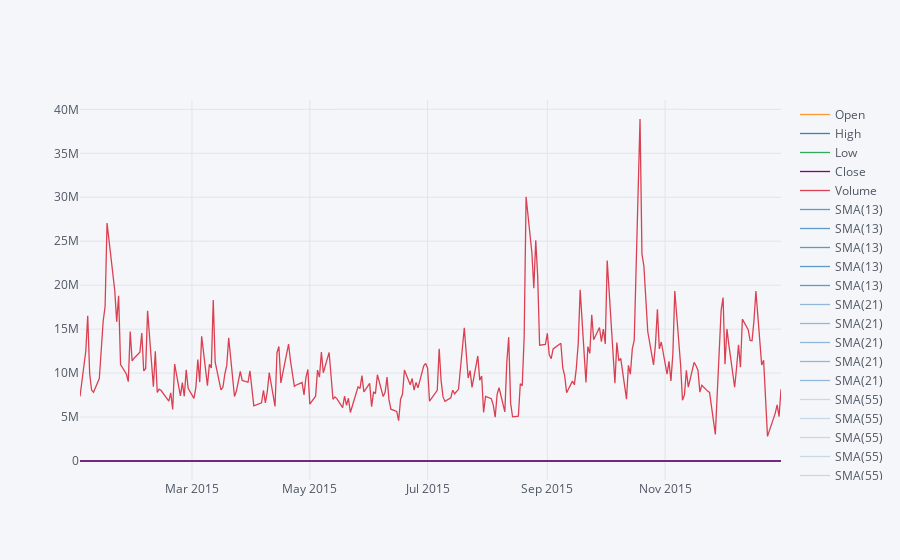

Write notebook code for a chart like this one.
### Markdown cell above
** Use .ta_plot(study='sma') to create a Simple Moving Averages plot of Morgan Stanley for the year 2015.**

### Code cell
df['MS']['Close']['2015-01-01':'2015-12-31'].ta_plot(study='sma', periods=[13, 21, 55])

### Figure 1 — Plotly figure (JSON) as saved in the notebook; plotly's stock layout.template omitted (floating-point values rounded to 4 significant figures; data arrays with more than 128 entries replaced by an {"elided": "..."} marker saying what was removed)
{"data": [{"name": "Open", "text": "", "mode": "lines", "y": {"elided": "252 float values"}, "x": {"elided": "252 str values"}, "line": {"color": "rgba(255, 153, 51, 1.0)", "dash": "solid", "shape": "linear", "width": 1.3}, "type": "scatter"}, {"name": "High", "text": "", "mode": "lines", "y": {"elided": "252 float values"}, "x": {"elided": "252 str values"}, "line": {"color": "rgba(55, 128, 191, 1.0)", "dash": "solid", "shape": "linear", "width": 1.3}, "type": "scatter"}, {"name": "Low", "text": "", "mode": "lines", "y": {"elided": "252 float values"}, "x": {"elided": "252 str values"}, "line": {"color": "rgba(50, 171, 96, 1.0)", "dash": "solid", "shape": "linear", "width": 1.3}, "type": "scatter"}, {"name": "Close", "text": "", "mode": "lines", "y": {"elided": "252 float values"}, "x": {"elided": "252 str values"}, "line": {"color": "rgba(128, 0, 128, 1.0)", "dash": "solid", "shape": "linear", "width": 1.3}, "type": "scatter"}, {"name": "Volume", "text": "", "mode": "lines", "y": {"elided": "252 int values"}, "x": {"elided": "252 str values"}, "line": {"color": "rgba(219, 64, 82, 1.0)", "dash": "solid", "shape": "linear", "width": 1.3}, "type": "scatter"}, {"name": "SMA(13)", "text": "", "mode": "lines", "y": {"elided": "252x5 mixed values"}, "x": {"elided": "252 str values"}, "line": {"color": "rgba(55, 128, 191, 0.7866666666666666)", "dash": "solid", "shape": "linear", "width": 1.3}, "type": "scatter"}, {"name": "SMA(13)", "text": "", "mode": "lines", "y": {"elided": "252x5 mixed values"}, "x": {"elided": "252 str values"}, "line": {"color": "rgba(55, 128, 191, 0.7866666666666666)", "dash": "solid", "shape": "linear", "width": 1.3}, "type": "scatter"}, {"name": "SMA(13)", "text": "", "mode": "lines", "y": {"elided": "252x5 mixed values"}, "x": {"elided": "252 str values"}, "line": {"color": "rgba(55, 128, 191, 0.7866666666666666)", "dash": "solid", "shape": "linear", "width": 1.3}, "type": "scatter"}, {"name": "SMA(13)", "text": "", "mode": "lines", "y": {"elided": "252x5 mixed values"}, "x": {"elided": "252 str values"}, "line": {"color": "rgba(55, 128, 191, 0.7866666666666666)", "dash": "solid", "shape": "linear", "width": 1.3}, "type": "scatter"}, {"name": "SMA(13)", "text": "", "mode": "lines", "y": {"elided": "252x5 mixed values"}, "x": {"elided": "252 str values"}, "line": {"color": "rgba(55, 128, 191, 0.7866666666666666)", "dash": "solid", "shape": "linear", "width": 1.3}, "type": "scatter"}, {"name": "SMA(21)", "text": "", "mode": "lines", "y": {"elided": "252x5 mixed values"}, "x": {"elided": "252 str values"}, "line": {"color": "rgba(55, 128, 191, 0.5199999999999998)", "dash": "solid", "shape": "linear", "width": 1.3}, "type": "scatter"}, {"name": "SMA(21)", "text": "", "mode": "lines", "y": {"elided": "252x5 mixed values"}, "x": {"elided": "252 str values"}, "line": {"color": "rgba(55, 128, 191, 0.5199999999999998)", "dash": "solid", "shape": "linear", "width": 1.3}, "type": "scatter"}, {"name": "SMA(21)", "text": "", "mode": "lines", "y": {"elided": "252x5 mixed values"}, "x": {"elided": "252 str values"}, "line": {"color": "rgba(55, 128, 191, 0.5199999999999998)", "dash": "solid", "shape": "linear", "width": 1.3}, "type": "scatter"}, {"name": "SMA(21)", "text": "", "mode": "lines", "y": {"elided": "252x5 mixed values"}, "x": {"elided": "252 str values"}, "line": {"color": "rgba(55, 128, 191, 0.5199999999999998)", "dash": "solid", "shape": "linear", "width": 1.3}, "type": "scatter"}, {"name": "SMA(21)", "text": "", "mode": "lines", "y": {"elided": "252x5 mixed values"}, "x": {"elided": "252 str values"}, "line": {"color": "rgba(55, 128, 191, 0.5199999999999998)", "dash": "solid", "shape": "linear", "width": 1.3}, "type": "scatter"}, {"name": "SMA(55)", "text": "", "mode": "lines", "y": {"elided": "252x5 mixed values"}, "x": {"elided": "252 str values"}, "line": {"color": "rgba(55, 128, 191, 0.25333333333333324)", "dash": "solid", "shape": "linear", "width": 1.3}, "type": "scatter"}, {"name": "SMA(55)", "text": "", "mode": "lines", "y": {"elided": "252x5 mixed values"}, "x": {"elided": "252 str values"}, "line": {"color": "rgba(55, 128, 191, 0.25333333333333324)", "dash": "solid", "shape": "linear", "width": 1.3}, "type": "scatter"}, {"name": "SMA(55)", "text": "", "mode": "lines", "y": {"elided": "252x5 mixed values"}, "x": {"elided": "252 str values"}, "line": {"color": "rgba(55, 128, 191, 0.25333333333333324)", "dash": "solid", "shape": "linear", "width": 1.3}, "type": "scatter"}, {"name": "SMA(55)", "text": "", "mode": "lines", "y": {"elided": "252x5 mixed values"}, "x": {"elided": "252 str values"}, "line": {"color": "rgba(55, 128, 191, 0.25333333333333324)", "dash": "solid", "shape": "linear", "width": 1.3}, "type": "scatter"}, {"name": "SMA(55)", "text": "", "mode": "lines", "y": {"elided": "252x5 mixed values"}, "x": {"elided": "252 str values"}, "line": {"color": "rgba(55, 128, 191, 0.25333333333333324)", "dash": "solid", "shape": "linear", "width": 1.3}, "type": "scatter"}], "layout": {"title": {"font": {"color": "#4D5663"}}, "paper_bgcolor": "#F5F6F9", "plot_bgcolor": "#F5F6F9", "yaxis": {"tickfont": {"color": "#4D5663"}, "zerolinecolor": "#E1E5ED", "title": {"text": "", "font": {"color": "#4D5663"}}, "gridcolor": "#E1E5ED", "showgrid": true}, "xaxis": {"tickfont": {"color": "#4D5663"}, "zerolinecolor": "#E1E5ED", "title": {"text": "", "font": {"color": "#4D5663"}}, "gridcolor": "#E1E5ED", "showgrid": true}, "legend": {"bgcolor": "#F5F6F9", "font": {"color": "#4D5663"}}}}
